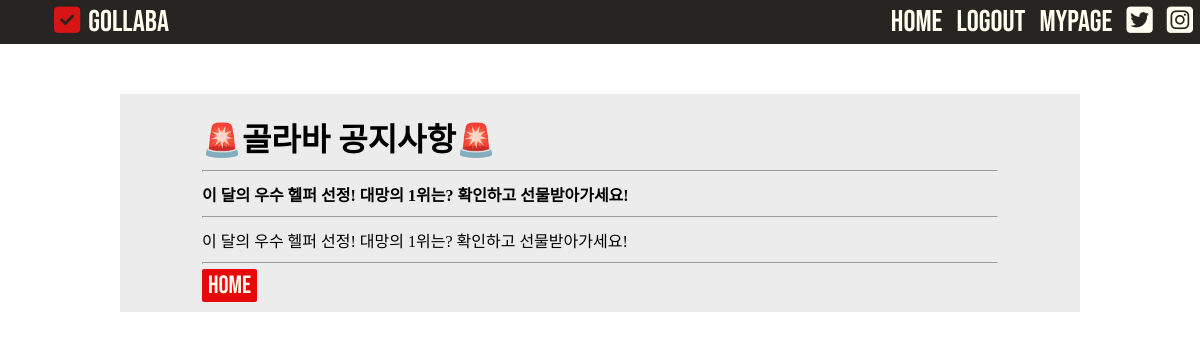
Screenshot of /posting/4 (signed in) with the database file from the repository.
### blog/models.py (models this page shows, shortened)
class Post(models.Model):
    postname = models.CharField(max_length=50)
    contents = models.TextField()
    id = models.AutoField(primary_key=True)

### blog/views.py (the view)
# urls.py: path("posting/<int:pk>", blog.posting, name="posting"),
def posting(request, pk):
    post_detail = Post.objects.get(pk=pk)
    return render(request, 'posting.html', {'post': post_detail})

### blog/templates/posting.html (shortened to what this page needs)
{% load static %}
<!DOCTYPE html>
<html lang="en">
<head>
    <link rel="stylesheet" href="{% static 'css/posting.css' %}">
</head>
<body>
   <nav class="navbar">
    <ul class="navbar_logo">
        <li><a href="{% url 'home' %}"><i class="fas fa-check-square"></i></a></li>
        <li><a href="{% url 'home' %}" id="rr">Gollaba</a></li>
    </ul>
    <ul class="navbar_menu">
        <li class="nav-item">
          <a class="nav-link" href="{% url 'home' %}">HOME</a>
        </li>
        {% if user.is_authenticated %}
        <li class="nav-item">
          <a class="nav-link" href="{% url 'logout' %}">Logout</a>
        </li>
        {% endif %}
        {% if user.is_authenticated %}
        <li class="nav-item">
          <a class="nav-link" href="{% url 'mypage' %}">MYPAGE</a>
          {% endif %}
        </li>
      <li><a href="https://twitter.com/TwitterKorea"><i class="fab fa-twitter-square"></i></a></li>
      <li><a href="https://www.instagram.com/"><i class="fab fa-instagram-square"></i></a></li>
      </ul>
</nav>
<div class="content_box">
     <div class="content">
        <h1>🚨골라바 공지사항🚨</h1>
        <hr>
        <p class="title">{{post.postname}}</p>
        <hr>
        <p class="text">{{post.contents}}</p>
        <hr>
        <button  href="{% url 'home' %}">HOME</button>
    </div>
</div>
</body>
</html>

### blog/static/css/posting.css (style rules this page uses)
* { box-sizing: border-box; list-style: none; text-decoration: none; margin: 0px; padding: 0px; height: auto; }
.navbar { font-family: 'Bebas Neue', cursive; display: flex; justify-content: space-between; align-items: center; width: 100%; height: auto; background-color: #272422; font-size: 30px; text-align: center; }
.navbar_logo { display : flex; list-style: none; margin: 0; text-decoration: none; margin-left: 50px; }
.navbar_logo li { padding: 4px; margin: 0; }
.navbar_logo li a { color: #D71514; margin: 0; text-decoration: none; }
#rr { color: ivory; }
.navbar_menu { display : flex; list-style: none; margin:0; justify-content: center; text-align: center; align-items: center; }
.navbar_menu li { padding: 4px; margin: 0; text-align: center; justify-content: center; align-items: center; }
.navbar_menu li a { color: ivory; text-decoration: none; padding: 0 3px 0 3px; }
.nav-link { margin:0; justify-content: center; text-align: center; align-items: center; }
.nav-item { margin:0; justify-content: center; text-align: center; align-items: center; }
.content_box { background-color: #ECECEC; width: 80%; margin: 10px auto; }
.content { width: 85%; height: 80%; margin: 50px auto; padding: 10px; }
h1 { margin: 10px 0; }
p { margin: 10px 0; }
.title { font-weight: 900; }
button { background-color: #E70909; color: ivory; border-style: none; border-radius: 2px; font-size: 25px; padding: 1px 6px; margin-top: 5px; font-family: 'Bebas Neue'; }

### rows the page displays
Post: postname "이 달의 우수 헬퍼 선정! 대망의 1위는? 확인하고 선물받아가세요!", contents "이 달의 우수 헬퍼 선정! 대망의 1위는? 확인하고 선물받아가세요!"
